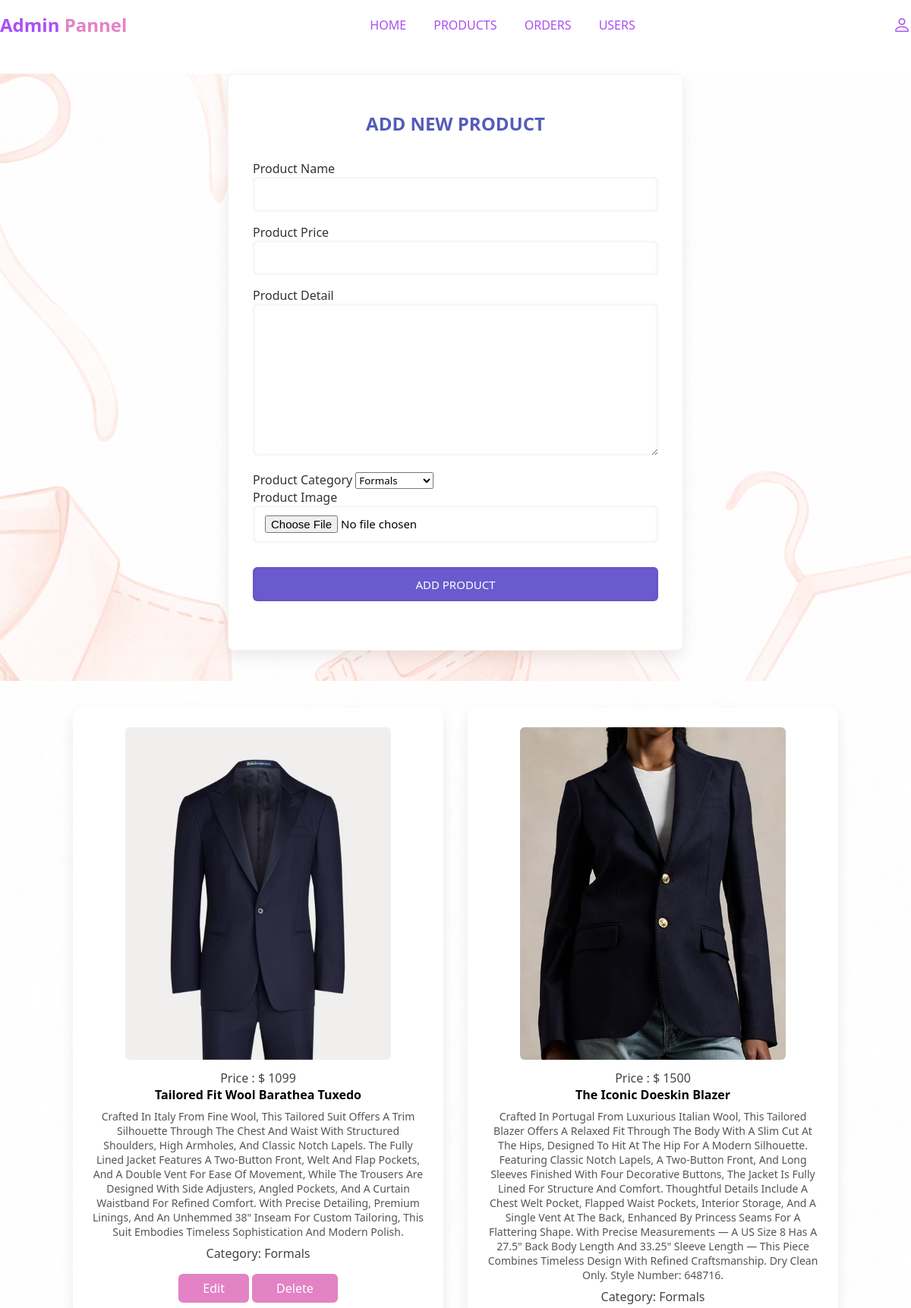
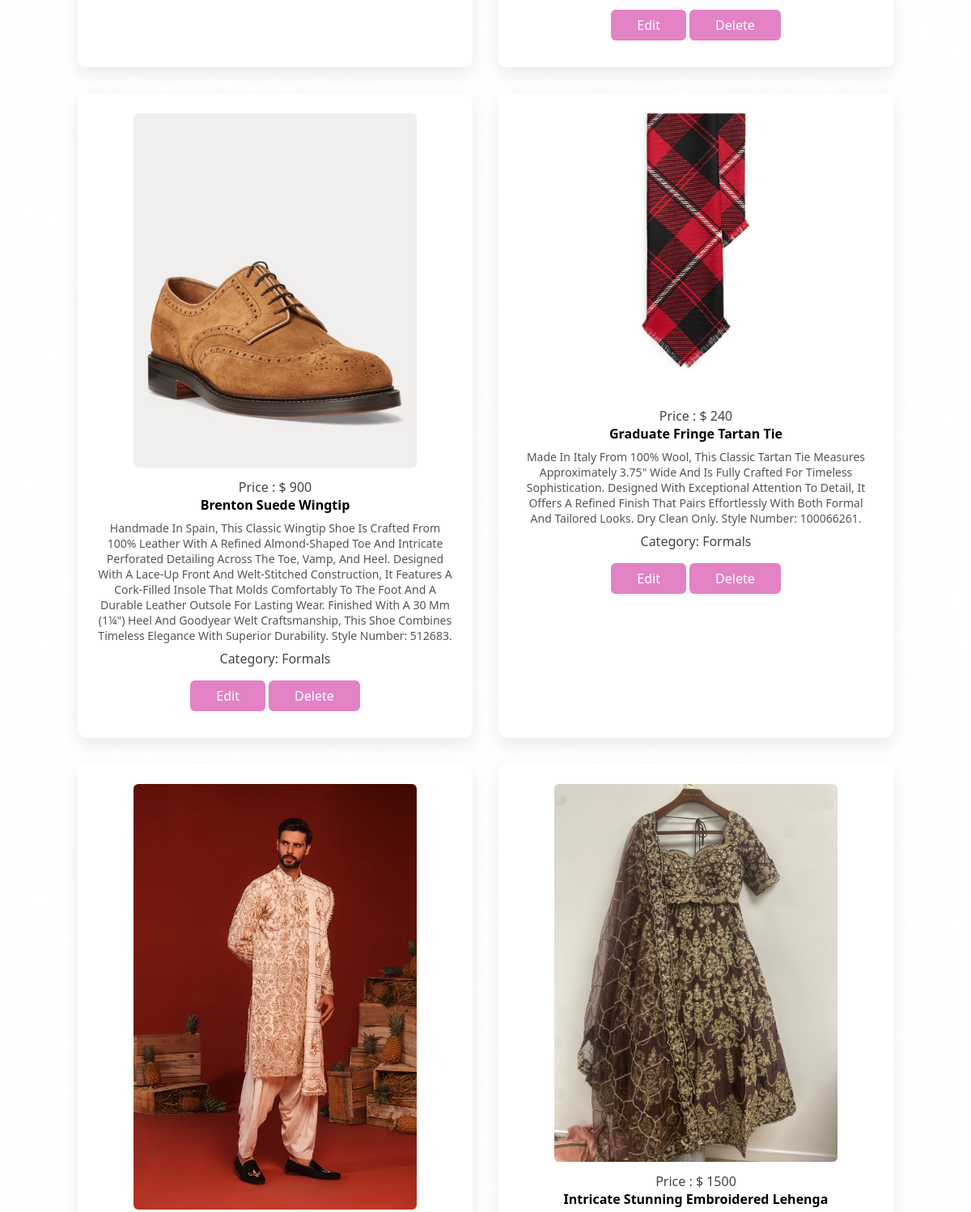
Page /admin_product.php (signed in, upper part) on the committed database (2 pictures, top to bottom).
### tables this page shows
CREATE TABLE `products` (
  `id` int(100) NOT NULL,
  `name` varchar(100) NOT NULL,
  `price` varchar(100) NOT NULL,
  `product_detail` varchar(1000) NOT NULL,
  `image` varchar(255) NOT NULL,
  `category` varchar(100) DEFAULT NULL
);

### admin_product.php (the view, shortened to what this page needs)
<!DOCTYPE html>
<html lang="en">
<head>
	<link rel="stylesheet" href="https://cdn.jsdelivr.net/npm/bootstrap-icons@1.10.2/font/bootstrap-icons.css">
	<link rel="stylesheet" type="text/css" href="style.css">
</head>
<body>
	<?php include 'admin_header.php'; ?>
	<section class="add-products">
		<form method="post" action="" enctype="multipart/form-data">
			<h1 class="title">add new product</h1>
			<div class="input-field">
				<label>product name</label>
				<input type="text" name="name" required>
			</div>
			<div class="input-field">
				<label>product price</label>
				<input type="text" name="price" required>
			</div>
			<div class="input-field">
				<label>product detail</label>
				<textarea name="detail" required></textarea>
			</div>
			<div class="input-field">
                <label>product category</label>
                <select name="category" required>
                    <option value="Formals">Formals</option>
                </select>
            </div>
			<div class="input-field">
				<label>product image</label>
				<input type="file" name="image" accept="image/jpg, image/png, image/jpeg, image/webp" required>
			</div>
			<input type="submit" name="add_product" value="add product" class="btn">
		</form>
	</section>
	<section class="show-products">
		<div class="box-container">
			<?php
				$select_products = mysqli_query($conn, "SELECT * FROM `products`") or die('query failed');
				if(mysqli_num_rows($select_products) > 0){
					while($fetch_products = mysqli_fetch_assoc($select_products)){
			?>
			<div class="box">
				<img src="image/<?php echo $fetch_products['image']; ?>">
				<p>price : $ <?php echo $fetch_products['price']; ?></p>
				<h4><?php echo $fetch_products['name']; ?></h4>
				<p class="detail"><?php echo $fetch_products['product_detail']; ?></p>
				<p class="category">Category: <?php echo $fetch_products['category']; ?></p>
				<a href="admin_product.php?edit=<?php echo $fetch_products['id'] ?>" class="edit">edit</a>
				<a href="admin_product.php?delete=<?php echo $fetch_products['id'] ?>" class="delete" onclick = "return conform('delete this product');">delete</a>
			</div>
			<?php
					}
				}
			?>
		</div>
	</section>
</body>
</html>

### style.css (style rules this page uses)
* { margin: 0; padding: 0; box-sizing: border-box; font-family: 'Segoe UI', sans-serif; }
:root { --white-alpha-40: rgba(255,255,255,0.35); --white-alpha-25: rgba(255,255,255,0.15); --blur: blur(6px); --accent: #6a5acd; --highlight: #e382c5; --shadow: 0 0.5rem 1.2rem rgba(0,0,0,0.08); }
a { text-decoration: none; color: inherit; }
form input, textarea { width: 100%; padding: 0.8rem 1rem; border: none; border-radius: 6px; background: var(--white-alpha-25); box-shadow: inset 0 0 5px rgba(0,0,0,0.1); font-size: 15px; margin-bottom: 1rem; }
form .btn { cursor: pointer; background: var(--accent); color: #fff; text-transform: uppercase; padding: 0.8rem; border-radius: 6px; transition: all 0.3s ease; margin-top: 1rem; }
.title { text-align: center; text-transform: uppercase; margin: 2rem 0; color: #545bba; }
.box-container { padding: 3% 8%; display: grid; grid-template-columns: repeat(3, 1fr); gap: 2rem; background-image: url('image/bg2-img.png'); background-size: cover; background-position: center; width: 100%; }
.box-container .box { background: var(--white-alpha-25); border: 1px solid var(--white-alpha-40); box-shadow: var(--shadow); padding: 1.5rem 1.5rem 3rem; text-align: center; border-radius: 10px; transition: transform 0.3s ease, box-shadow 0.3s ease; }
.box-container .box p { font-size: 1rem; text-transform: capitalize; margin-top: 0.5rem; color: #444; }
.add-products, .show-products { background-image: url('image/bg2-img.png'); background-size: cover; background-repeat: no-repeat; width: 100%; min-height: 100vh; background-position: center; }
.add-products form { width: 50vw; margin: 2rem auto; background: #fff; padding: 1rem 2rem 3rem; border-radius: 8px; border: 1px solid #fef0ea; box-shadow: var(--shadow); }
.add-products form label { text-transform: capitalize; color: #333; }
.add-products form textarea { height: 200px; }
.show-products .box-container { grid-template-columns: repeat(auto-fit, minmax(25rem, 1fr)); }
.show-products .box-container .box { background: #fff; box-shadow: var(--shadow); padding-bottom: 2rem; }
.edit, .delete { margin-top: 1rem; text-transform: capitalize; color: #fff; background: var(--highlight); padding: .5rem 2rem; border-radius: 6px; transition: all 0.3s ease; display: inline-block; }
.show-products .box .detail { font-size: 14px; color: #555; }
.show-products .box img { width: 80%; border-radius: 6px; }

### rows in the picture
products: image (picture), price "1099", name "Tailored Fit Wool Barathea Tuxedo", product_detail "Crafted In Italy From Fine Wool, This Tailored Suit Offers A Trim Silhouette Through The Chest And Waist With Structured Shoulders, High Armholes, And Classic Notch Lapels. The Fully Lined Jacket Features A Two‑button Front, Welt And Flap Pockets, And A Double Vent For Ease Of Movement, While The Trousers Are Designed With Side Adjusters, Angled Pockets, And A Curtain Waistband For Refined Comfort. With Precise Detailing, Premium Linings, And An Unhemmed 38\" Inseam For Custom Tailoring, This Suit Embodies Timeless Sophistication And Modern Polish.", category "Formals"
products: image (picture), price "1500", name "The Iconic Doeskin Blazer", product_detail "Crafted In Portugal From Luxurious Italian Wool, This Tailored Blazer Offers A Relaxed Fit Through The Body With A Slim Cut At The Hips, Designed To Hit At The Hip For A Modern Silhouette. Featuring Classic Notch Lapels, A Two‑button Front, And Long Sleeves Finished With Four Decorative Buttons, The Jacket Is Fully Lined For Structure And Comfort. Thoughtful Details Include A Chest Welt Pocket, Flapped Waist Pockets, Interior Storage, And A Single Vent At The Back, Enhanced By Princess Seams For A Flattering Shape. With Precise Measurements — A US Size 8 Has A 27.5\" Back Body Length And 33.25\" Sleeve Length — This Piece Combines Timeless Design With Refined Craftsmanship. Dry Clean Only.…", category "Formals"
products: image (picture), price "900", name "Brenton Suede Wingtip", product_detail "Handmade In Spain, This Classic Wingtip Shoe Is Crafted From 100% Leather With A Refined Almond‑shaped Toe And Intricate Perforated Detailing Across The Toe, Vamp, And Heel. Designed With A Lace‑up Front And Welt‑stitched Construction, It Features A Cork‑filled Insole That Molds Comfortably To The Foot And A Durable Leather Outsole For Lasting Wear. Finished With A 30 Mm (1¼\") Heel And Goodyear Welt Craftsmanship, This Shoe Combines Timeless Elegance With Superior Durability. Style Number: 512683.", category "Formals"
products: image (picture), price "240", name "Graduate Fringe Tartan Tie", product_detail "Made In Italy From 100% Wool, This Classic Tartan Tie Measures Approximately 3.75\" Wide And Is Fully Crafted For Timeless Sophistication. Designed With Exceptional Attention To Detail, It Offers A Refined Finish That Pairs Effortlessly With Both Formal And Tailored Looks. Dry Clean Only. Style Number: 100066261.", category "Formals"
products: image (picture)
products: image (picture), price "1500", name "Intricate Stunning Embroidered Lehenga"
